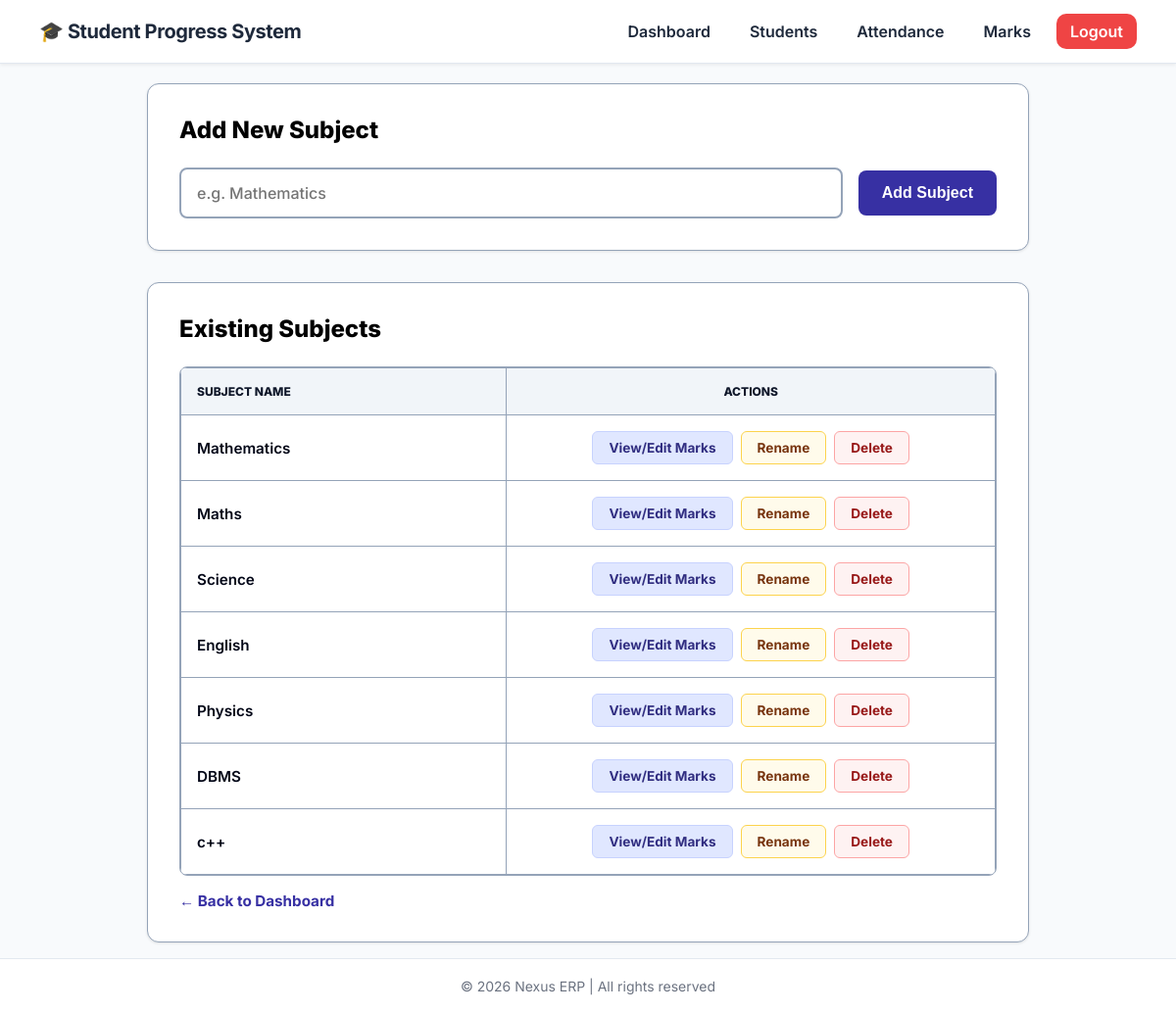
Page /subjects/ (signed in) on the committed database.
### spms_app/models.py (models this page shows, shortened)
class Subject(models.Model):
    teacher = models.ForeignKey(Teacher, on_delete=models.CASCADE)
    subject_name = models.CharField(max_length=100)

### spms_app/views.py (the view)
# urls.py: path('subjects/', views.subject_list, name='subject_list'),
def subject_list(request):
    teacher_id = request.session.get('teacher_id')
    if not teacher_id:
        return redirect('teacher_login')
    teacher = Teacher.objects.get(id=teacher_id)
    if request.method == "POST":
        subject_name = request.POST['subject_name']
        Subject.objects.create(teacher=teacher, subject_name=subject_name)
    subjects = Subject.objects.filter(teacher=teacher)
    return render(request, 'subject_list.html', {'subjects': subjects})

### templates/subject_list.html (shortened to what this page needs)
<!DOCTYPE html>
<html lang="en">
<head>
</head>
<body>
{% include "navbar.html" %}
<div class="container">
    <div class="card">
        <h2>Add New Subject</h2>
        <form method="POST" class="add-form">
            <input type="text" name="subject_name" placeholder="e.g. Mathematics" required>
            <button type="submit">Add Subject</button>
        </form>
    </div>
    <div class="card">
        <h2>Existing Subjects</h2>
        <div class="table-container">
            <table>
                <thead>
                    <tr>
                        <th style="width: 40%;">Subject Name</th>
                        <th style="width: 60%; text-align: center;">Actions</th>
                    </tr>
                </thead>
                <tbody>
                    {% for s in subjects %}
                    <tr>
                        <td>{{ s.subject_name }}</td>
                        <td>
                            <div class="action-btns">
                                <a href="/enter-marks/{{ s.id }}/" class="btn-action btn-view">
                                    View/Edit Marks
                                </a>
                                <a href="/edit-subject/{{ s.id }}/" class="btn-action btn-edit">
                                    Rename
                                </a>
                                <a href="/delete-subject/{{ s.id }}/"
                                   class="btn-action btn-delete"
                                   onclick="return confirm('Are you sure you want to delete {{ s.subject_name }}? All related marks will be deleted permanently!');">
                                    Delete
                                </a>
                            </div>
                        </td>
                    </tr>
                    {% empty %}
                    <tr>
                        <td colspan="2" style="text-align: center; padding: 2rem; color: var(--text-secondary);">
                            No subjects found. Add a subject above to get started.
                        </td>
                    </tr>
                    {% endfor %}
                </tbody>
            </table>
        </div>
        <a href="/teacher-dashboard/" class="back-link">
            ← Back to Dashboard
        </a>
    </div>
</div>
{% include "footer.html" %}
</body>
</html>

### templates/subject_list.html (style rules this page uses)
:root { --primary: #3730a3; --primary-hover: #312e81; --bg-body: #F8FAFC; --bg-card: #FFFFFF; --text-main: #020617; --text-secondary: #334155; --border-color: #94a3b8; --radius: 12px; --shadow-sm: 0 1px 3px rgba(0,0,0,0.1); }
* { box-sizing: border-box; }
body { font-family: 'Inter', sans-serif; background-color: var(--bg-body); color: var(--text-main); margin: 0; padding-top: 90px; padding-bottom: 40px; min-height: 100vh; display: flex; flex-direction: column; }
.container { width: 90%; max-width: 900px; margin: 0 auto; flex: 1; }
.card { background: var(--bg-card); padding: 2rem; border-radius: var(--radius); box-shadow: var(--shadow-sm); border: 1px solid var(--border-color); margin-bottom: 2rem; }
h2 { margin-top: 0; margin-bottom: 1.5rem; font-size: 1.5rem; font-weight: 800; color: #000000; }
.add-form { display: flex; gap: 1rem; align-items: center; }
.add-form input { flex: 1; padding: 0.875rem 1rem; border: 2px solid var(--border-color); border-radius: 8px; font-size: 1rem; font-family: inherit; color: var(--text-main); font-weight: 500; }
.add-form button { background-color: var(--primary); color: white; padding: 0.875rem 1.5rem; border: none; border-radius: 8px; font-weight: 700; font-size: 1rem; cursor: pointer; transition: background-color 0.2s; white-space: nowrap; }
.table-container { overflow-x: auto; border: 1px solid var(--border-color); border-radius: 8px; }
table { width: 100%; border-collapse: collapse; font-size: 0.95rem; }
th { background-color: #f1f5f9; color: #0f172a; font-weight: 800; text-transform: uppercase; font-size: 0.75rem; padding: 1rem; text-align: left; border: 1px solid var(--border-color); }
td { padding: 1rem; border: 1px solid var(--border-color); color: var(--text-main); vertical-align: middle; font-weight: 600; }
.action-btns { display: flex; gap: 0.5rem; justify-content: center; }
.btn-action { padding: 0.5rem 1rem; border-radius: 6px; font-size: 0.85rem; font-weight: 700; cursor: pointer; text-decoration: none; transition: background 0.2s; border: 1px solid transparent; display: inline-block; }
.btn-view { background-color: #e0e7ff; color: #312e81; border: 1px solid #c7d2fe; }
.btn-edit { background-color: #fffbeb; color: #78350f; border: 1px solid #fcd34d; }
.btn-delete { background-color: #fef2f2; color: #991b1b; border: 1px solid #fca5a5; }
.back-link { display: flex; align-items: center; gap: 0.5rem; color: var(--primary); text-decoration: none; font-weight: 700; font-size: 0.95rem; margin-top: 1rem; transition: opacity 0.2s; }

### templates/navbar.html (style rules this page uses)
body { margin: 0; padding-top: 85px; font-family: 'Inter', 'Segoe UI', Arial, sans-serif; }

### rows in the picture
Subject: subject_name "Mathematics"
Subject: subject_name "Maths"
Subject: subject_name "Science"
Subject: subject_name "English"
Subject: subject_name "Physics"
Subject: subject_name "DBMS"
Subject: subject_name "c++"
